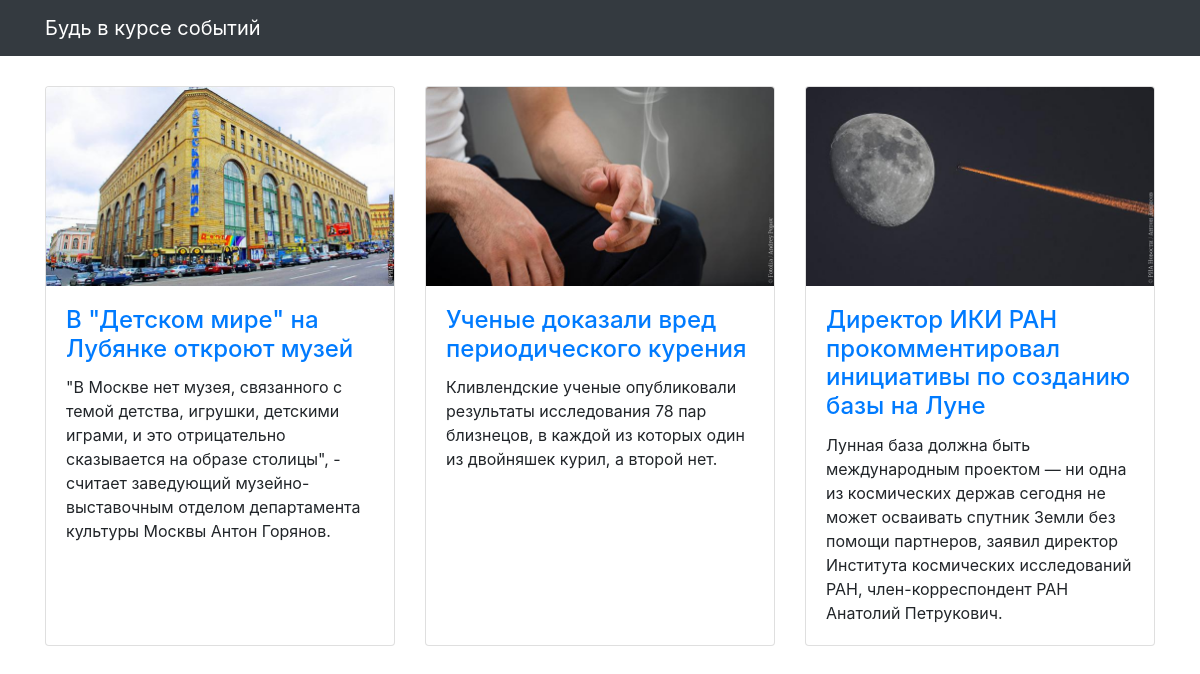
The app's page /, older data.
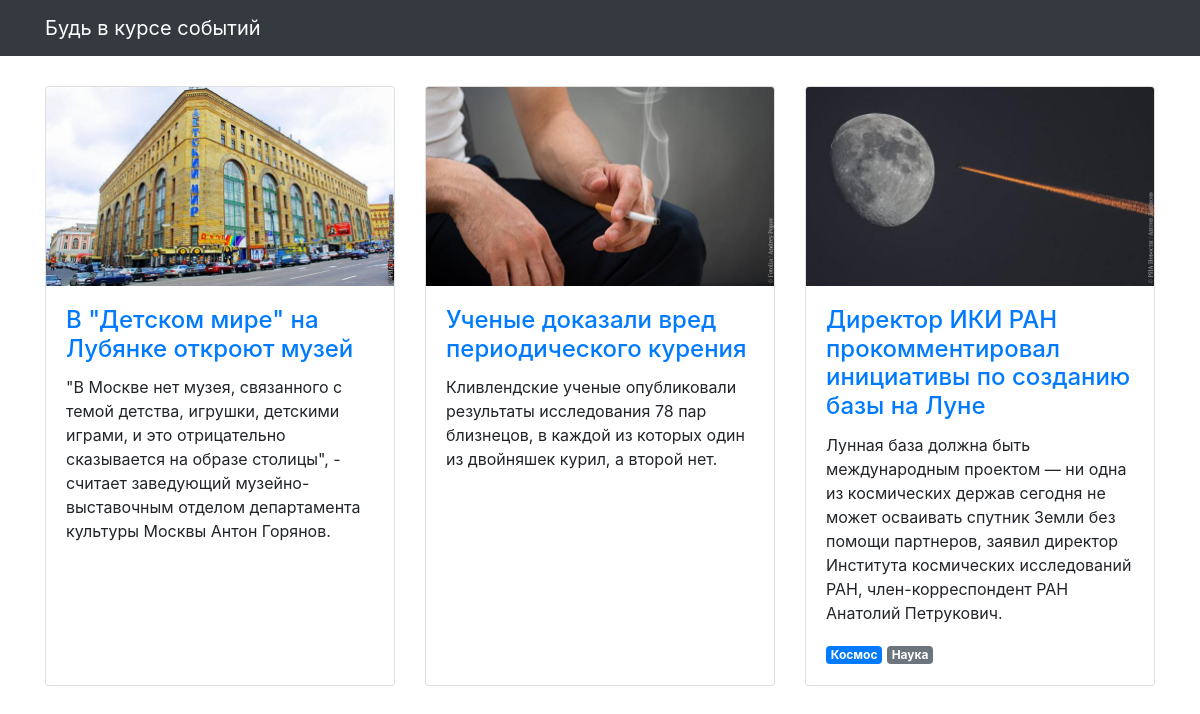
The same page, newer data.
### articles/models.py (models this page shows, shortened)
class Article(models.Model):
    title = models.CharField(max_length=256, verbose_name='Название')
    text = models.TextField(verbose_name='Текст')
    published_at = models.DateTimeField(verbose_name='Дата публикации')
    image = models.ImageField(null=True, blank=True, verbose_name='Изображение',)
    class Meta:
        verbose_name = 'Статья'
        verbose_name_plural = 'Статьи'

class Relationship(models.Model):
    article = models.ForeignKey(Article, on_delete=models.CASCADE)
    tegs = models.ForeignKey(Tegs, on_delete=models.CASCADE)
    main_teg = models.BooleanField()
    class Meta:
        ordering = ["-main_teg"]

class Tegs(models.Model):
    topic = models.CharField(max_length=256, verbose_name='Название')
    scopes = models.ManyToManyField(
        Article,
        related_name='scopes',
        through='Relationship',
        through_fields=('tegs', 'article')
    )
    class Meta:
        verbose_name = 'Тег'
        verbose_name_plural = 'Теги'

### articles/views.py (the view)
# urls.py: path('', articles_list, name='articles'),
def articles_list(request):
    template = 'articles/news.html'
    article = Article.objects.all().order_by('-published_at')
    context = {
        'object_list': article
    }
    ordering = '-published_at'
    return render(request, template, context)

### templates/articles/news.html (shortened to what this page needs)
{% extends "articles/base.html" %}
{% load static %}
{% block content %}
<div class="row">
  {% for article in object_list %}
  <div class="col-lg-4 col-sm-6 portfolio-item">
    <div class="card h-100">
      <a href="#"><img class="card-img-top" src="{% get_media_prefix %}{{ article.image }}" alt=""></a>
      <div class="card-body">
        <h4 class="card-title">
          <a href="#">{{ article.title }}</a>
        </h4>
        <p class="card-text">{{ article.text }}</p>
        {% for scope in article.relationship_set.all %}
          <span
                  class="badge {% if scope.main_teg %}badge-primary{% else %}badge-secondary{% endif %}">{{scope.tegs.topic}}</span>
        {% endfor %}
      </div>
    </div>
  </div>
  {% endfor %}
</div>
{% endblock %}

Row changes from the older to the newer data that the page shows:
added Relationship: tegs.topic "Космос", main_teg True (drawn), shown under Article "Директор ИКИ РАН прокомментировал инициативы по созданию базы на Луне"
added Relationship: tegs.topic "Наука", main_teg False (drawn), shown under Article "Директор ИКИ РАН прокомментировал инициативы по созданию базы на Луне"
